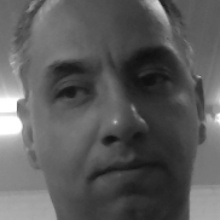
#> input picture Deteccao/fotos/pessoa.1.1.jpg, 220 x 220 px, given in place of the camera
$ python captura.py
#> lines starting #> are read from the running program, lines starting #| are printed output that depends on the picture; after the words box and inside, x2 and y2 are one past the last pixel; in counts of white or black regions, pixels touching at a corner belong together
import cv2
#import numpy as np

classificador = cv2.CascadeClassifier("/home/galileu/Exercicios-python/Deteccao/cascades/haarcascade_frontalface_default.xml")
#classificaorOlho = cv2.CascadeClassifier("/home/galileu/Exercicios-python/Deteccao/cascades/haarcascade_eye.xml")
camera = cv2.VideoCapture(0)
amostra = 1
numeroAmostras = 25
id = input('Digite seu nome:  ')
#> the answer given: fotos/pessoa.1.1.jpg
largura, altura = 220, 220
print('capturando as faces...')
while (True):
    conectado, imagem = camera.read()
#> imagem is the input picture: shape (220, 220, 3); min 15, max 255, mean 90.8
    imagemCinza = cv2.cvtColor(imagem, cv2.COLOR_BGR2GRAY)
    facesDetectadas = classificador.detectMultiScale(imagemCinza, scaleFactor=1.2,minSize=(150,150))
#> facesDetectadas = [[8, 8, 207, 207]]

    for (x , y , l, a) in facesDetectadas:
        cv2.rectangle(imagem, (x, y), (x + l, y + a), (0, 0, 255), 3)
        regiao = imagem [y:y+a,x:x+l]
        # [4 lines of commented-out code are left out]

        if cv2.waitKey(1) & 0xFF == ord('q'):
        #if np.average(imagemCinza) > 70:
            imagemFace = cv2.resize(imagemCinza[y:y + a, x:x + l], (largura, altura))
            cv2.imwrite("Deteccao/fotos/pessoa." +str(id) + "." + str(amostra) + ".jpg",imagemFace)
            print("[foto" + str(amostra) + " capturada com sucesso]")
            amostra +=1
#> this loop made 1 pass; (key q is pressed on pass 1)
#> (x, y, l, a, amostra) on pass 1: (8, 8, 207, 207, 2)
#| [foto1 capturada com sucesso]
#> pass 1, `regiao = imagem [y:y+a,x:x+l]`:
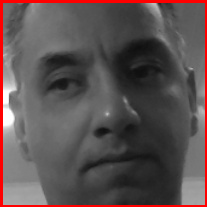
#> regiao: shape (207, 207, 3); mean B, G, R 80.9, 80.9, 93.1
#> pass 1, `imagemFace = cv2.resize(imagemCinza[y:y + a, x:x + l], (largura, altur..`:
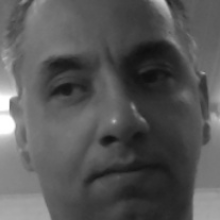
#> imagemFace: shape (220, 220); min 15, max 255, mean 86.5
#> after the loop:
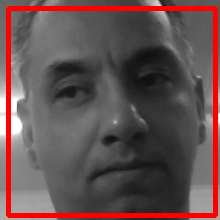
#> imagem: shape (220, 220, 3); 8.53% of pixels changed, all inside (x1, y1, x2, y2) = (6, 6, 218, 218)
#> after the loop, amostra = 2


    cv2.imshow("Face", imagem)
    cv2.waitKey(1)
    if (amostra >= numeroAmostras +1):
        break

print("Faces capturadas com sucesso")
camera.release()
cv2.destroyAllWindows()

$ run again, on Deteccao/fotos/pessoa.1.10.jpg
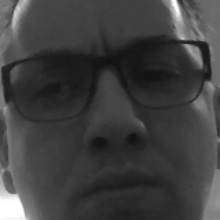
#> input picture Deteccao/fotos/pessoa.1.10.jpg, 220 x 220 px, given in place of the camera
#> imagem is the input picture: shape (220, 220, 3); min 16, max 255, mean 64.2
#> facesDetectadas = [[4, 4, 214, 214]]
#> the loop `for (x , y , l, a) in facesDetectadas:` made 1 pass; (key q is pressed on pass 1)
#> (x, y, l, a, amostra) on pass 1: (4, 4, 214, 214, 2)
#> (printed output is left out)
#> pass 1, `imagemFace = cv2.resize(imagemCinza[y:y + a, x:x + l], (largura, altur..`:
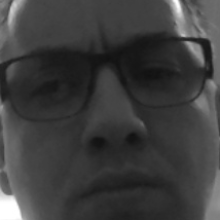
#> imagemFace: shape (220, 220); min 17, max 255, mean 62.1
#> after the loop `for (x , y , l, a) in facesDetectadas:`:
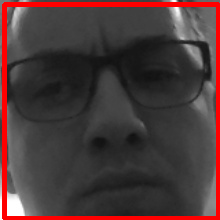
#> imagem: shape (220, 220, 3); 7.93% of pixels changed, all inside (x1, y1, x2, y2) = (2, 2, 220, 220)
#> after the loop `for (x , y , l, a) in facesDetectadas:`: amostra = 2
